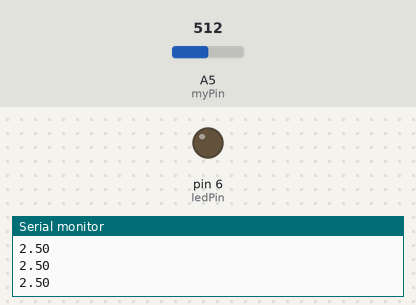
The sketch below on a simulated Arduino Uno, built with avr-gcc and run on an emulated ATmega328P. Shown: output pins drawn as LEDs (lit = HIGH), the last lines printed to the serial monitor. The inputs (shaded band) are chosen by the test bench; at power-on: A5 (myPin) = 512.

Above: at 1.5 s.
1.6 s: A5 (myPin) set to 805
3.3 s: A5 (myPin) set to 829
At 4.0 s:
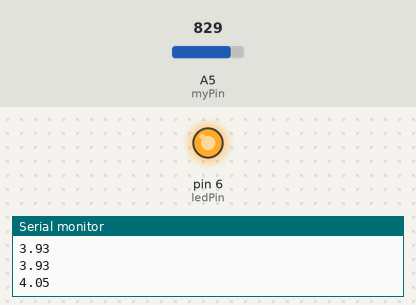
5.0 s: A5 (myPin) set to 716
At 6.8 s:
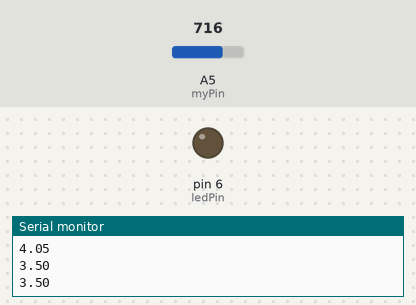
7.1 s: A5 (myPin) set to 900
At 8.5 s:
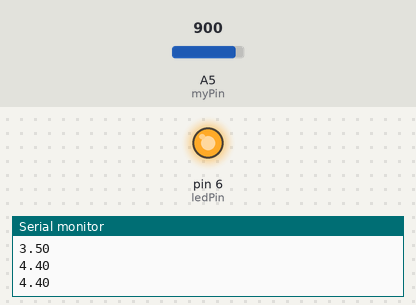
Timing chart, 0 to 10.1 s (numbered marks = the images above; inputs shaded):
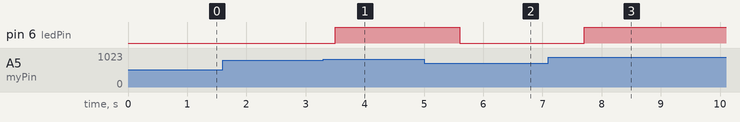

The sketch:

009ifStatements.ino
```cpp
int readVal;
float v2;
int waitTime = 700;
int myPin = A5;
int ledPin = 6;
void setup(){
	Serial.begin(9600);
  	pinMode(A5,INPUT);
  	pinMode(ledPin, OUTPUT);
}

void loop(){
	readVal = analogRead(myPin);
  	v2 = (5./1023.)*readVal;
  	Serial.println(v2);
  	if(v2>4.0){
  		digitalWrite(ledPin,HIGH);
  	}
  	else{
  		digitalWrite(ledPin,LOW);
  	}
  	delay(waitTime);
}
```

Measured:
- the behaviour switches between 818 and 819 on A5 (myPin) (found by bisection; images 0 and 1)
- after the input at 3.3 s, pin 6 (ledPin): LOW → HIGH after 0.20 s
- after the input at 5.0 s, pin 6 (ledPin): HIGH → LOW after 0.60 s
- after the input at 7.1 s, pin 6 (ledPin): LOW → HIGH after 0.61 s
